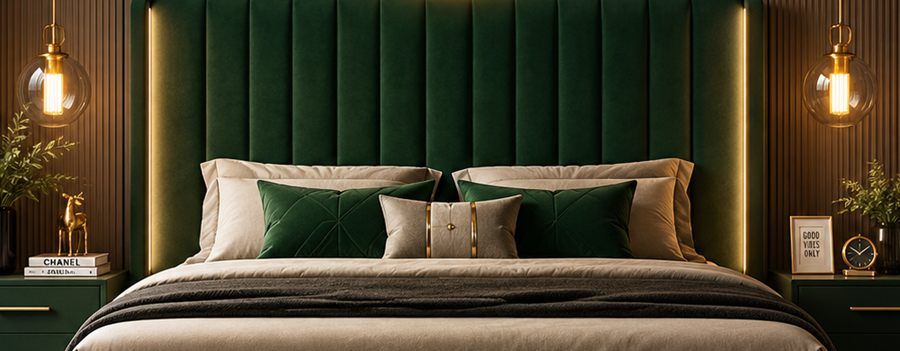
#> input picture images/beds/bed-01.jpg, 900 x 351 px
$ python -i annotate.py   (imports and definitions only)
#> lines starting #> are read from the running program, lines starting #| are printed output that depends on the picture
#> further down, picture is the input picture: PIL image 900x351 RGB; mean R, G, B 72.9, 65.8, 44.9
"""Measured marketplace images: every shot carries real dimensions read from
the ProductModel (same numbers as the cut list / drawings). Generic: works
with any compiler render() that returns (camera, items) and renders at ss=2."""
from __future__ import annotations

import os

import numpy as np
from PIL import Image, ImageDraw, ImageFont

INK = (70, 45, 25)
SS = 2


# [5 lines left out: function _font, not called in this run]


class Dimmer:
    # [6 lines left out: function __init__, not called in this run]

    def P(self, pts):
        return [tuple(v / SS) for v in self.cam.project(np.array(pts, float))[0]]

    # [19 lines left out: functions dim, label, not called in this run]


def _parts(m, role):
    return [p for p in m.parts if p.role == role]


# [103 lines left out: functions dims_for, size_labels, not called in this run]


def fit_square(im, dst, side=2000, fill=0.9):
#> called with dst = 'out.png', side = 2000, fill = 0.9
    a = np.asarray(im.convert("RGB")).astype(int)
    ys, xs = np.where(np.abs(a - 255).sum(2) > 30)
    im = im.crop((xs.min(), ys.min(), xs.max() + 1, ys.max() + 1))
    s = side * fill / max(im.size)
#> s = 2
    im = im.resize((max(1, int(im.width * s)), max(1, int(im.height * s))), Image.LANCZOS)
    out = Image.new("RGB", (side, side), (255, 255, 255))
#> out: PIL image 2000x2000 RGB; every value is 255
    out.paste(im, ((side - im.width) // 2, (side - im.height) // 2))
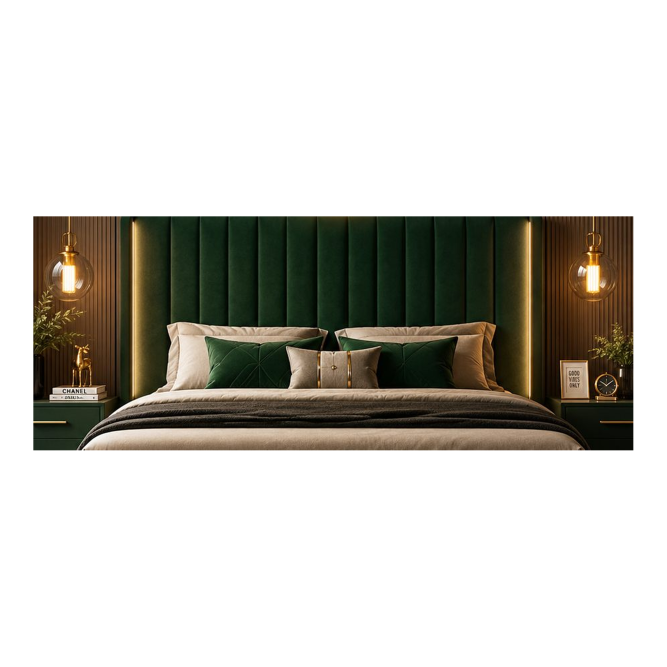
#> out: PIL image 2000x2000 RGB (shown at 1/3 size); mean R, G, B 197.5, 195.2, 188.7
    out.save(dst, optimize=True)


# [30 lines left out: function build_measured_set, not called in this run]

>>> from PIL import Image
>>> picture = Image.open('../../images/beds/bed-01.jpg')
>>> result = fit_square(picture, 'out.png')

$ run again, on images/beds/bed-02.jpg
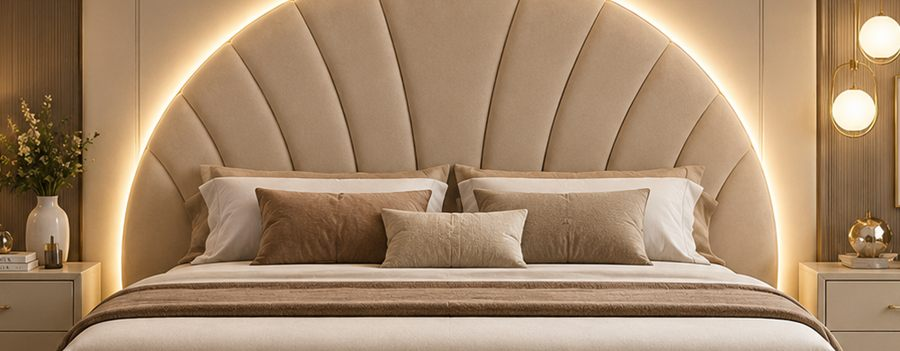
#> input picture images/beds/bed-02.jpg, 900 x 351 px
#> picture is the input picture: PIL image 900x351 RGB; mean R, G, B 166.5, 137.9, 108.9
#> in fit_square, `out.paste(im, ((side - im.width) // 2, (side - im.height) // 2))`:
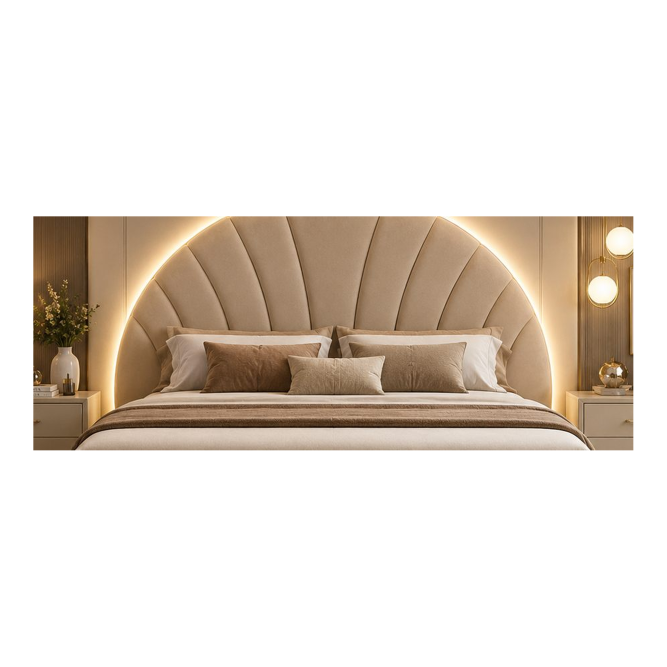
#> out: PIL image 2000x2000 RGB (shown at 1/3 size); mean R, G, B 227, 218, 208.8

$ run again, on images/beds/bed-03.jpg
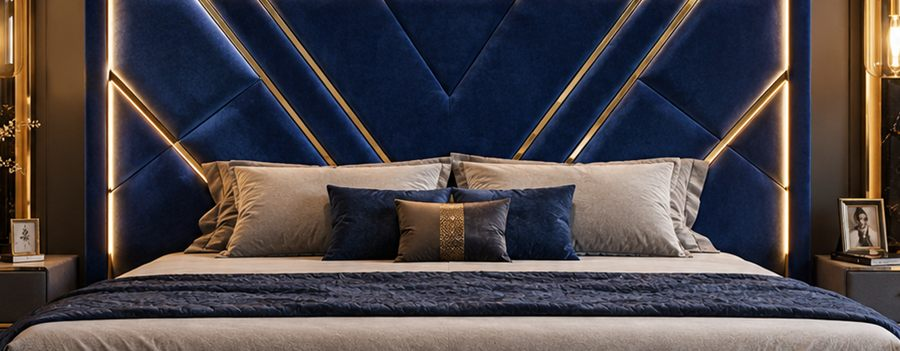
#> input picture images/beds/bed-03.jpg, 900 x 351 px
#> picture is the input picture: PIL image 900x351 RGB; mean R, G, B 75.8, 69.5, 72.3
#> in fit_square, `out.paste(im, ((side - im.width) // 2, (side - im.height) // 2))`:
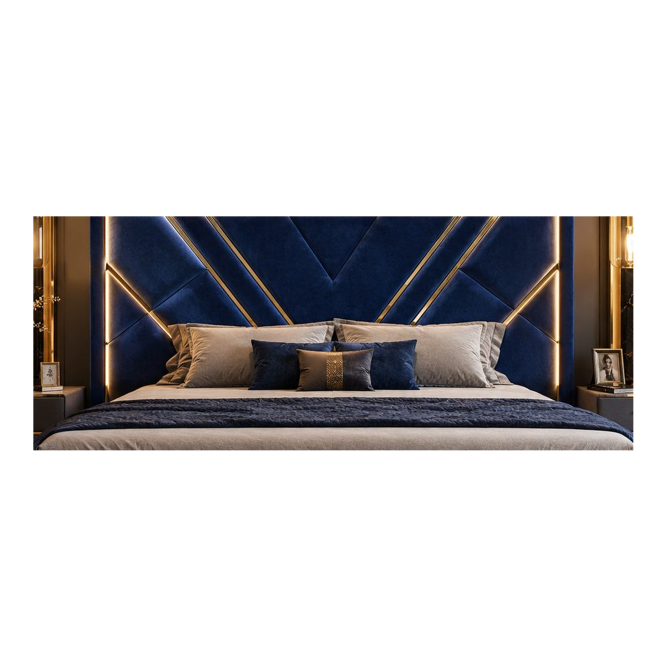
#> out: PIL image 2000x2000 RGB (shown at 1/3 size); mean R, G, B 198.4, 196.4, 197.3

$ run again, on images/beds/bed-04.jpg
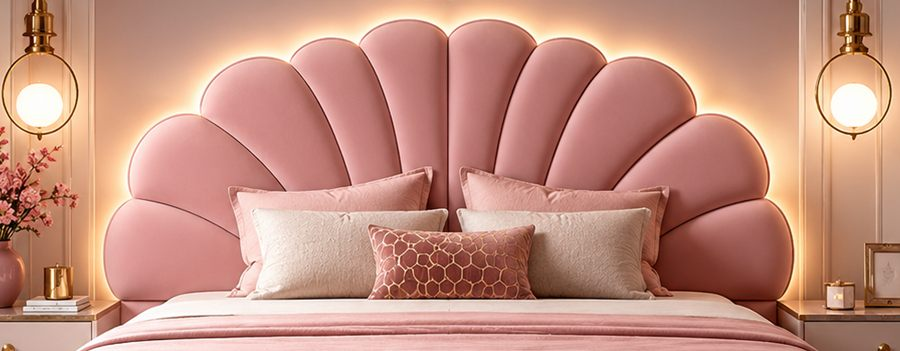
#> input picture images/beds/bed-04.jpg, 900 x 351 px
#> picture is the input picture: PIL image 900x351 RGB; mean R, G, B 196.3, 143.9, 127.2
#> in fit_square, `out.paste(im, ((side - im.width) // 2, (side - im.height) // 2))`:
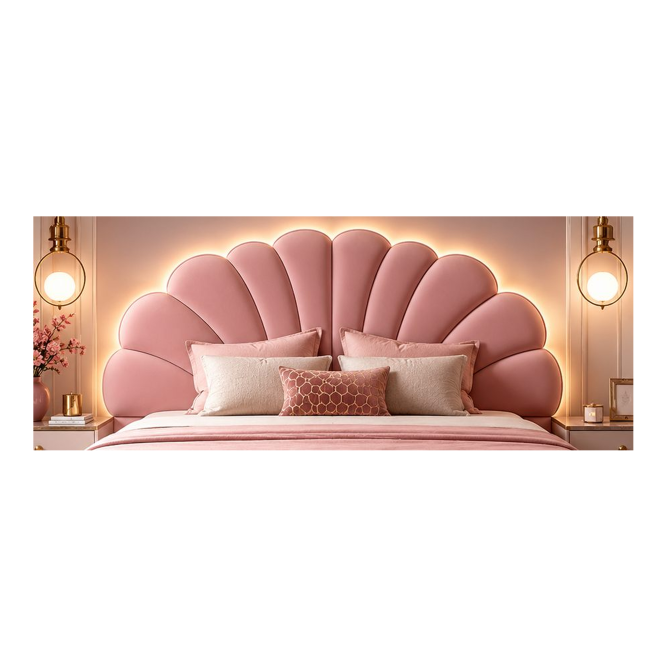
#> out: PIL image 2000x2000 RGB (shown at 1/3 size); mean R, G, B 236.4, 219.9, 214.6
